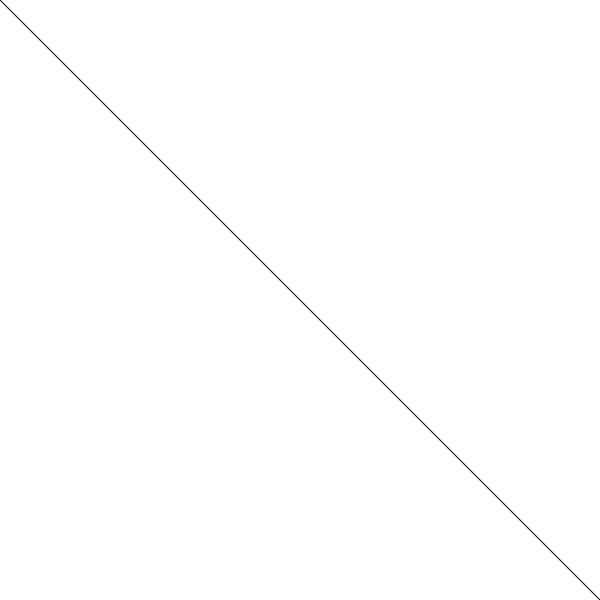
Frame 1 (no input)
Frame 60 (the mouse pressed at the canvas centre just before this capture): identical to frame 1, image omitted
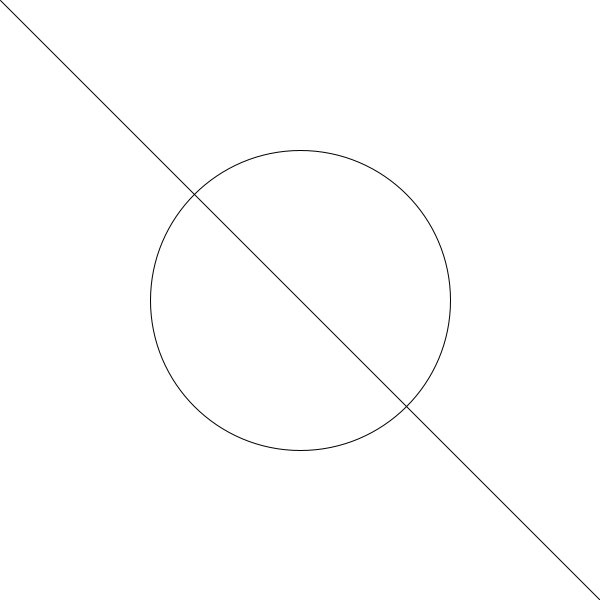
Frame 120 (the mouse held since frame 60 and released just before this capture)

The Processing sketch that drew these frames (run headless with seeded random() and noise(); from frame 60 on, the mouse is pressed at the canvas centre):

// Processing sketch: mouseCoords2
// ── mouseCoords2.pde
/* Doug Brantner
 * Intro to Coding 9/19/18
 *
 * Ball position & size controlled by mouse position.
 * Keep the mouse on the line, to keep the ball circle-shaped
 * Otherwise it gets funny-shaped.
 */

void setup() {
  size(600, 600);
  noFill();  // so you can see the line underneath
}

void draw() {
  background(255);
  line(0, 0, width, height);
  ellipse(mouseX, mouseY, mouseX, mouseY);
}
